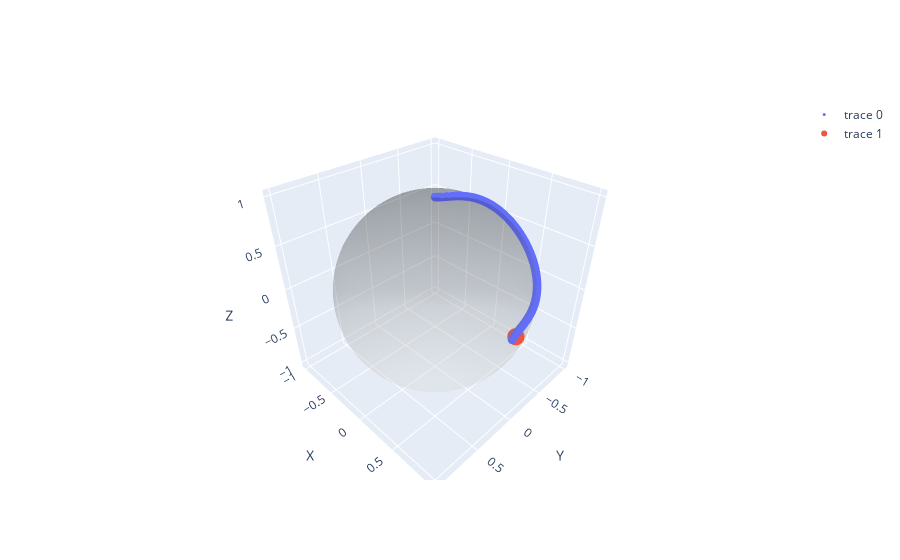

The code cell stored with this chart in its notebook:
### Code cell
for i in range(1,N+1):
    bloch_animation(i, evolve_rho(rho0, g, B_rf, phi, J, L, N, dispersive=isDispersive).detach().numpy(), rho_theoretical, plot=True, bloch_sphere=True)

### Figure 1 — Plotly figure (JSON) as saved in the notebook; plotly's stock layout.template omitted (floating-point values rounded to 4 significant figures; data arrays with more than 128 entries replaced by an {"elided": "..."} marker saying what was removed)
{"data": [{"marker": {"size": 3}, "mode": "markers", "type": "scatter3d", "x": {"elided": "499 float values"}, "y": {"elided": "499 float values"}, "z": {"elided": "499 float values"}}, {"marker": {"size": 6}, "mode": "markers", "type": "scatter3d", "x": [0], "y": [1], "z": [2.22e-16]}, {"colorscale": [[0, "rgb(255,255,255)"], [0.125, "rgb(240,240,240)"], [0.25, "rgb(217,217,217)"], [0.375, "rgb(189,189,189)"], [0.5, "rgb(150,150,150)"], [0.625, "rgb(115,115,115)"], [0.75, "rgb(82,82,82)"], [0.875, "rgb(37,37,37)"], [1, "rgb(0,0,0)"]], "opacity": 0.2, "showscale": false, "type": "surface", "x": {"elided": "100x100 float values"}, "y": {"elided": "100x100 float values"}, "z": {"elided": "100x100 float values"}}], "layout": {"scene": {"xaxis": {"title": {"text": "Y"}}, "yaxis": {"title": {"text": "X"}}, "zaxis": {"title": {"text": "Z"}}}}}
